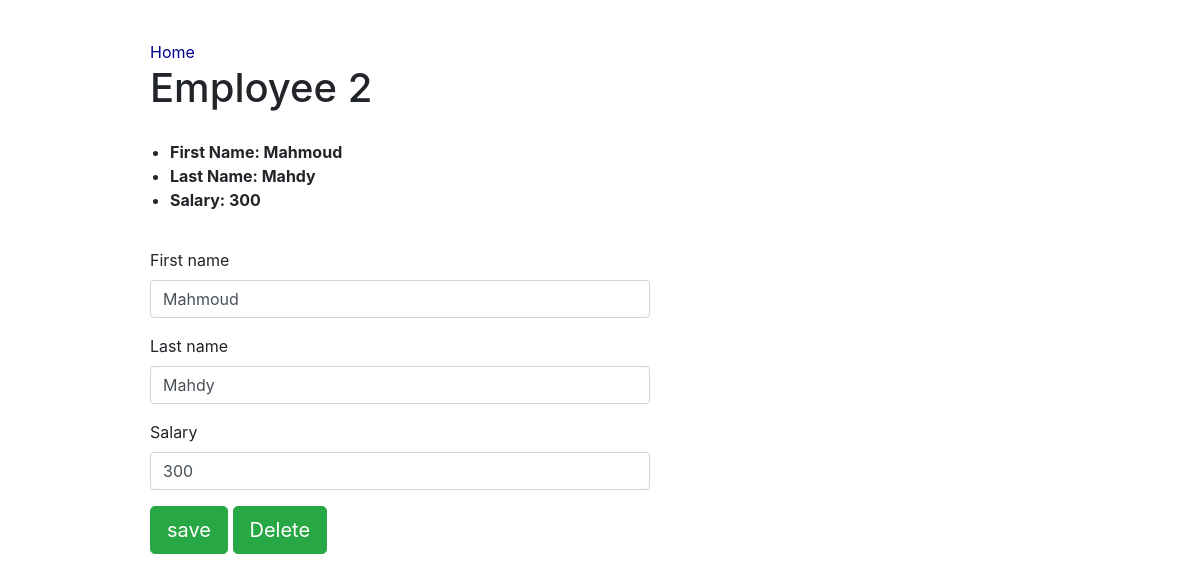
The app's page /Employees/2/ with its own data.
### WebApp/models.py (models this page shows)
class Employees (models.Model):
    first_name = models.CharField(max_length=64)
    last_name = models.CharField(max_length=64)
    salary = models.IntegerField()

### WebApp/views.py (the view, shortened to what this page needs)
# urls.py: path('Employees/<int:pk>/', views.Employee.as_view(), name="employeedetail"),
class Employee(APIView):
    renderer_classes = [TemplateHTMLRenderer]
    template_name = "employees/Employee.html"
    def get(self, request, pk):
        employee = get_object_or_404(Employees, pk= pk)
        serializer = EmployeesSerializer(employee)
        return Response({
            "serializer": serializer,
            "employee": employee
        })

### WebApp/templates/employees/Employee.html (shortened to what this page needs)
{% extends "employees/layout.html" %}
{% load rest_framework %}
{% block body %}
  <div style="padding-left: 150px; padding-top: 40px;">
    <a href="{% url 'employees' %}" style="color: darkblue;">Home</a>
    <h1>Employee {{ employee.id }} </h1>
    <ul class="font-weight-bold" style="padding: 20px; padding-right: 20px;">
        <li>First Name: {{ employee.first_name }}</li>
        <li>Last Name: {{ employee.last_name }}</li>
        <li>Salary: {{ employee.salary }}</li>
    </ul>
    <form action="{% url 'employeedetail' employee.pk %}" method="POST" class="form-group" style="width: 500px; ">
        {% render_form serializer %}
        <p>
            <input type="submit" value="save" class="btn btn-lg btn-success">
            <a class="btn btn-lg btn-success" href="{% url 'delete' employee.pk %}" role="button" style="position: relative;">Delete</a>
        </p>
    </form>
  </div>
{% endblock %}

### records on screen
Employees: id "2", first_name "Mahmoud", last_name "Mahdy", salary "300"
